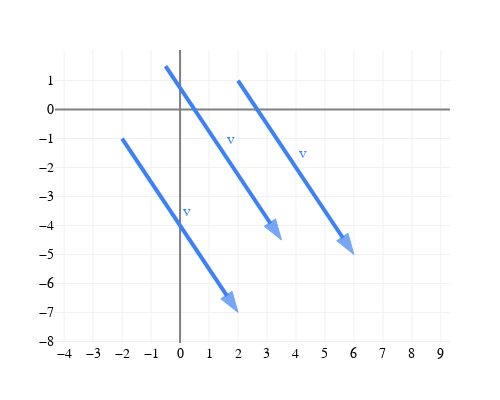

The notebook cell saved with this chart:
### Markdown cell above
The vector $\vec v = \begin{bmatrix} 4 \\ -6 \end{bmatrix}$ moves 4 units to the right and 6 units down, which we know by reading the components of the vector. In Chapter 2.2, we'll see how to describe the direction of $\vec v$ in terms of the angle it makes with the $x$-axis (and you may remember how to calculate that angle using trigonometry).

It's worth noting that $\vec v$ isn't "fixed" to start at the origin – vectors don't have positions. All three vectors in the figure below are the same vector, $\vec v$.

### Code cell
from utils import plot_vectors_non_origin
import numpy as np

vectors_non_origin_2d = [
    (((2, 1), (2 + 4, 1 - 6)), "#3d81f6", "v"),     
    (((-0.5, 1.5), (-0.5 + 4, 1.5 - 6)), "#3d81f6", "v"),
    (((-2, -1), (-2 + 4, -1 - 6)), "#3d81f6", "v")
]
fig = plot_vectors_non_origin(vectors_non_origin_2d, vdeltay=0.9)
fig.update_layout(width=500, height=400, yaxis_scaleanchor="x")
fig.update_xaxes(range=[-1, 6], tickvals=np.arange(-5, 15))
fig.update_yaxes(range=[-8, 2], tickvals=np.arange(-8, 2))
fig.show(config={'displayModeBar': False})

### Figure 1 — Plotly figure (JSON) as saved in the notebook; plotly's stock layout.template omitted (floating-point values rounded to 4 significant figures)
{"data": [{"line": {"color": "#3d81f6", "width": 4}, "marker": {"angleref": "previous", "color": ["#3d81f6", "#3d81f6"], "size": [0, 22], "symbol": ["circle", "arrow"]}, "mode": "lines+markers", "showlegend": false, "type": "scatter", "x": [2, 6], "y": [1, -5]}, {"line": {"color": "#3d81f6", "width": 4}, "marker": {"angleref": "previous", "color": ["#3d81f6", "#3d81f6"], "size": [0, 22], "symbol": ["circle", "arrow"]}, "mode": "lines+markers", "showlegend": false, "type": "scatter", "x": [-0.5, 3.5], "y": [1.5, -4.5]}, {"line": {"color": "#3d81f6", "width": 4}, "marker": {"angleref": "previous", "color": ["#3d81f6", "#3d81f6"], "size": [0, 22], "symbol": ["circle", "arrow"]}, "mode": "lines+markers", "showlegend": false, "type": "scatter", "x": [-2, 2], "y": [-1, -7]}], "layout": {"annotations": [{"bgcolor": "rgba(255,255,255,0.8)", "bordercolor": "rgba(0,0,0,0)", "borderwidth": 0, "font": {"color": "#3d81f6", "family": "Avenir", "size": 16}, "showarrow": false, "text": "v", "x": 4.25, "y": -1.501}, {"bgcolor": "rgba(255,255,255,0.8)", "bordercolor": "rgba(0,0,0,0)", "borderwidth": 0, "font": {"color": "#3d81f6", "family": "Avenir", "size": 16}, "showarrow": false, "text": "v", "x": 1.75, "y": -1.001}, {"bgcolor": "rgba(255,255,255,0.8)", "bordercolor": "rgba(0,0,0,0)", "borderwidth": 0, "font": {"color": "#3d81f6", "family": "Avenir", "size": 16}, "showarrow": false, "text": "v", "x": 0.2496, "y": -3.501}], "font": {"color": "black", "family": "Avenir", "size": 14}, "height": 400, "margin": {"b": 50, "l": 50, "r": 50, "t": 50}, "paper_bgcolor": "white", "plot_bgcolor": "white", "width": 500, "xaxis": {"gridcolor": "#f0f0f0", "range": [-1, 6], "tickvals": [-5, -4, -3, -2, -1, 0, 1, 2, 3, 4, 5, 6, 7, 8, 9, 10, 11, 12, 13, 14], "title": {"text": ""}, "zerolinecolor": "gray"}, "yaxis": {"gridcolor": "#f0f0f0", "range": [-8, 2], "scaleanchor": "x", "tickvals": [-8, -7, -6, -5, -4, -3, -2, -1, 0, 1], "title": {"text": ""}, "zerolinecolor": "gray"}}}
